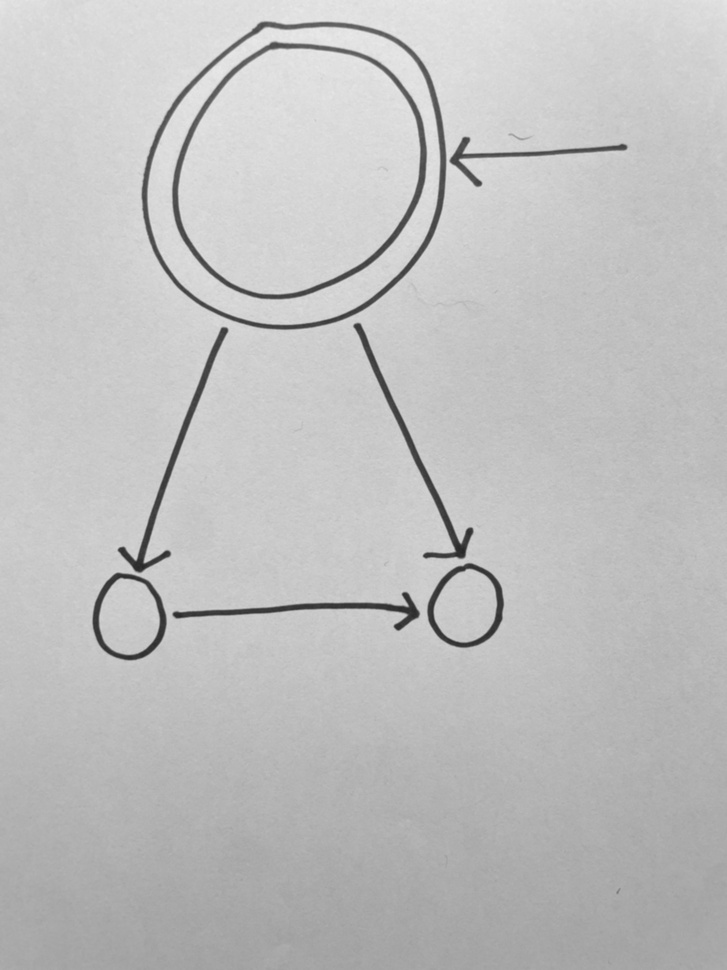
#> input picture ios/otsu-image.jpg, 727 x 970 px, shrunk from 1260 x 1680 before the run
$ python plot_otsu.py
#> lines starting #> are read from the running program, lines starting #| are printed output that depends on the picture
import cv2
import numpy as np
import matplotlib.pyplot as plt

# Load the image
image = cv2.imread('otsu-image.jpg')
#> image is the input picture: shape (970, 727, 3); min 37, max 234, mean 191.7

# Flatten the image array to a 1D array
pixel_values = image.flatten()

# Plot histogram
plt.hist(pixel_values, bins=256, range=(0, 256), density=True, color='r')#, alpha=0.7)
plt.axvline(x=138, color='blue', linestyle='--', label='Threshold t')
plt.legend()
plt.xlabel('Pixel Value')
plt.ylabel('Frequency')
plt.title('Histogram of Pixel Values')
plt.show()
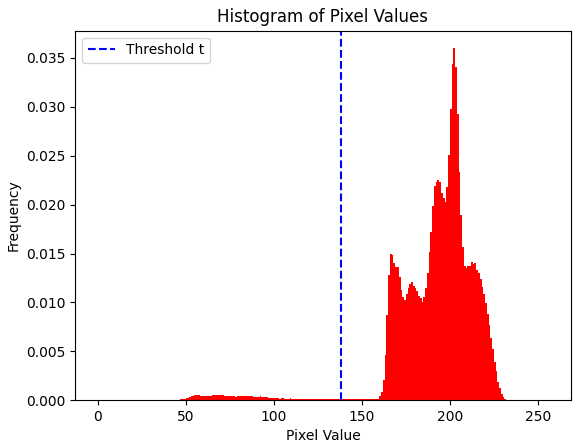
#> figure drawn by matplotlib, 1 panel; tallest bar 0.036 high, from x = 202 to 203

$ run again, with ios/test_photo_4.jpg copied over ios/otsu-image.jpg
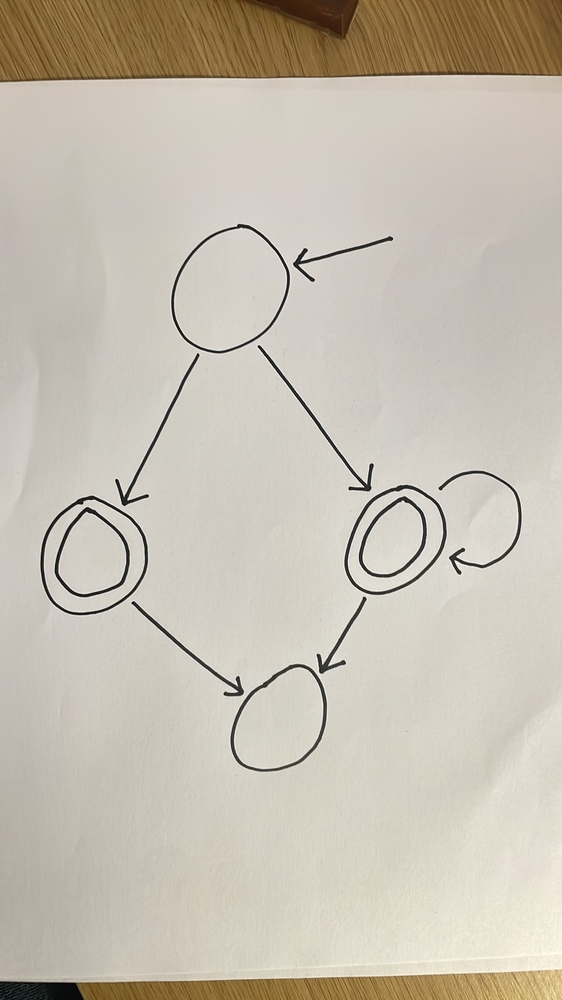
#> input picture ios/test_photo_4.jpg, 562 x 1000 px, shrunk from 1080 x 1920 before the run
#> image is the input picture: shape (1000, 562, 3); mean B, G, R 177.1, 190.5, 198.1
#> `plt.show()`:
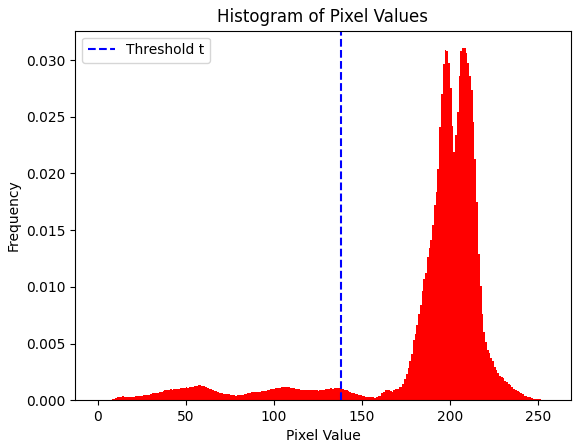
#> figure drawn by matplotlib, 1 panel; tallest bar 0.031 high, from x = 207 to 208

$ run again, with ios/test_photo_5.jpg copied over ios/otsu-image.jpg
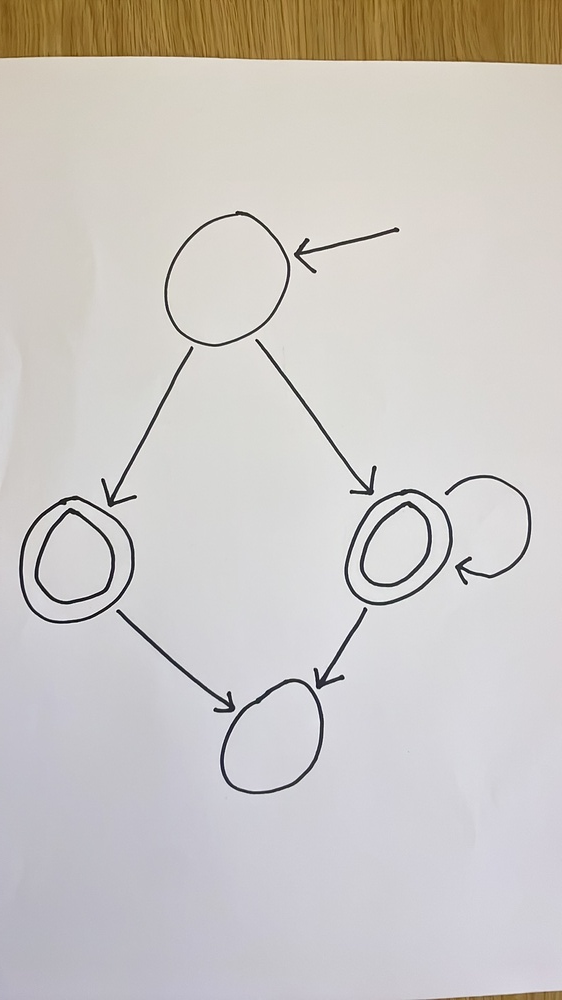
#> input picture ios/test_photo_5.jpg, 562 x 1000 px, shrunk from 1080 x 1920 before the run
#> image is the input picture: shape (1000, 562, 3); mean B, G, R 197, 200.5, 204.7
#> `plt.show()`:
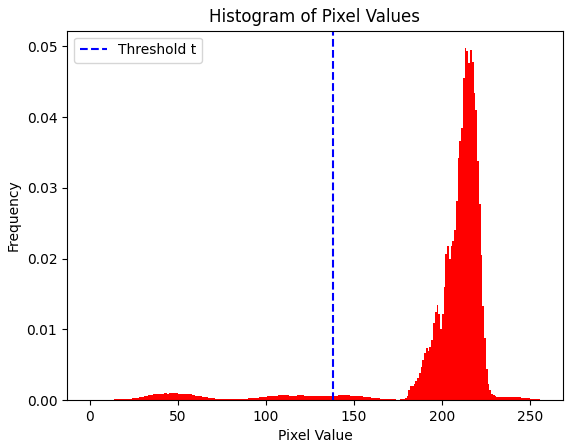
#> figure drawn by matplotlib, 1 panel; tallest bar 0.0497 high, from x = 213 to 214

$ run again, with ios/test_photo_digits.jpg copied over ios/otsu-image.jpg
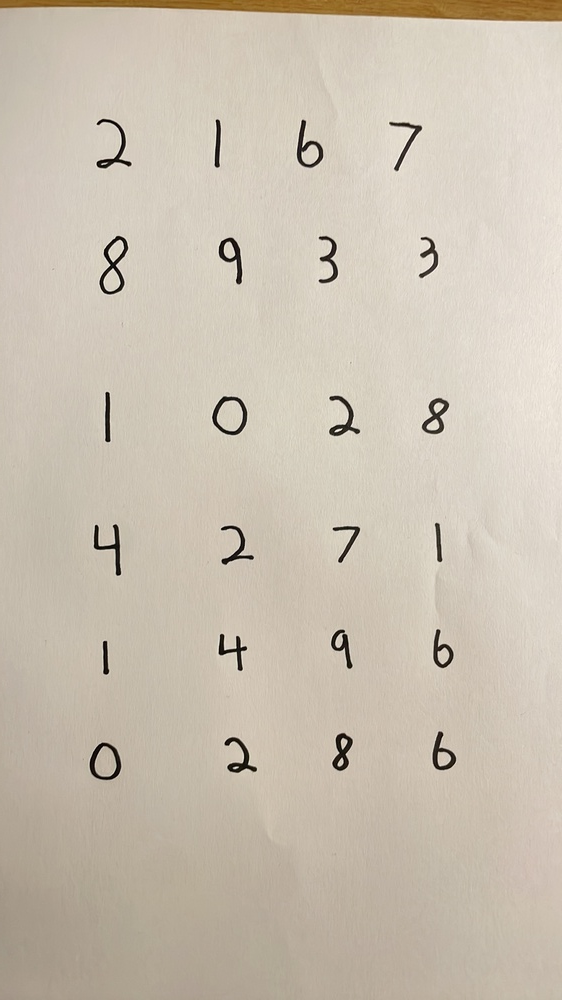
#> input picture ios/test_photo_digits.jpg, 562 x 1000 px, shrunk from 1080 x 1920 before the run
#> image is the input picture: shape (1000, 562, 3); mean B, G, R 177.8, 192.8, 202.8
#> `plt.show()`:
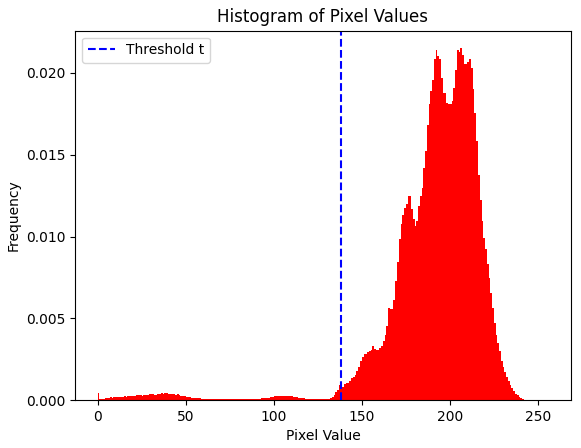
#> figure drawn by matplotlib, 1 panel; tallest bar 0.0215 high, from x = 206 to 207
